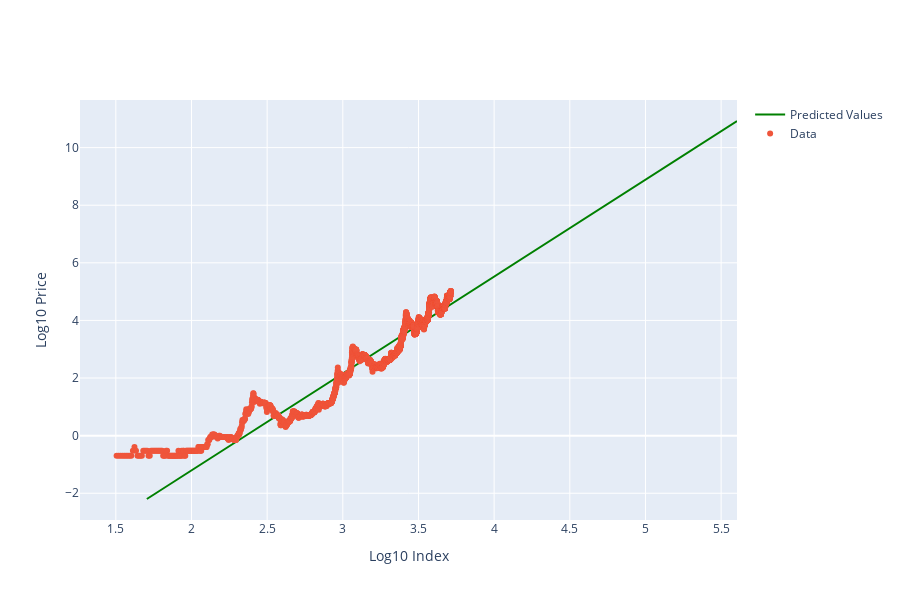

Here is the notebook cell this chart was saved with:
### Code cell
import numpy as np

import plotly.graph_objects as go

# Generate the x values for prediction
x_pred = np.arange(1.704922, 5.704922, 0.1)
# ('y = 3.35x + -7.88', 'R = 0.95')
# Predict the y values using the equation
y_pred = coeffs[0] * x_pred + coeffs[1]

# Create the plot
fig = go.Figure()

# Add the predicted values
fig.add_trace(go.Scatter(
    x=x_pred,
    y=y_pred,
    mode='lines',
    name='Predicted Values',
    line=dict(color='green')
))

# Add the existing data points
fig.add_trace(go.Scatter(
    x=filtered_df['log10 index'],
    y=filtered_df['log10 price'],
    mode='markers',
    name='Data'
))

# Set axis labels
fig.update_layout(
    xaxis_title='Log10 Index',
    yaxis_title='Log10 Price',
    width=900,  # Set the width of the plot
    height=600  # Set the height of the plot
)

# Show the plot
fig.show()

### Figure 1 — Plotly figure (JSON) as saved in the notebook; plotly's stock layout.template omitted (floating-point values rounded to 4 significant figures; data arrays with more than 128 entries replaced by an {"elided": "..."} marker saying what was removed)
{"data": [{"line": {"color": "green"}, "mode": "lines", "name": "Predicted Values", "type": "scatter", "x": [1.705, 1.805, 1.905, 2.005, 2.105, 2.205, 2.305, 2.405, 2.505, 2.605, 2.705, 2.805, 2.905, 3.005, 3.105, 3.205, 3.305, 3.405, 3.505, 3.605, 3.705, 3.805, 3.905, 4.005, 4.105, 4.205, 4.305, 4.405, 4.505, 4.605, 4.705, 4.805, 4.905, 5.005, 5.105, 5.205, 5.305, 5.405, 5.505, 5.605], "y": [-2.199, -1.863, -1.526, -1.19, -0.8535, -0.517, -0.1805, 0.156, 0.4925, 0.829, 1.166, 1.502, 1.838, 2.175, 2.511, 2.848, 3.184, 3.521, 3.857, 4.194, 4.53, 4.867, 5.203, 5.54, 5.876, 6.213, 6.549, 6.886, 7.222, 7.559, 7.895, 8.232, 8.568, 8.905, 9.241, 9.578, 9.914, 10.25, 10.59, 10.92]}, {"mode": "markers", "name": "Data", "type": "scatter", "x": {"elided": "5141 float values"}, "y": {"elided": "5141 float values"}}], "layout": {"height": 600, "width": 900, "xaxis": {"title": {"text": "Log10 Index"}}, "yaxis": {"title": {"text": "Log10 Price"}}}}
